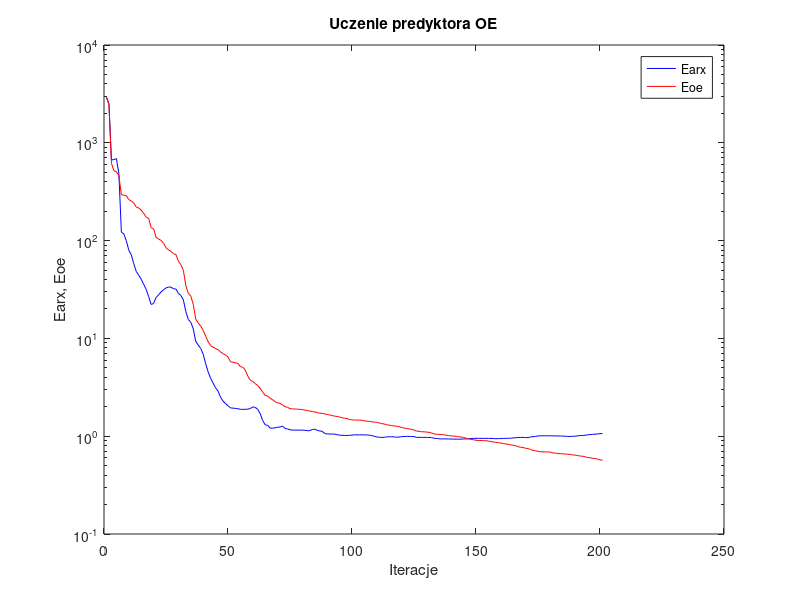
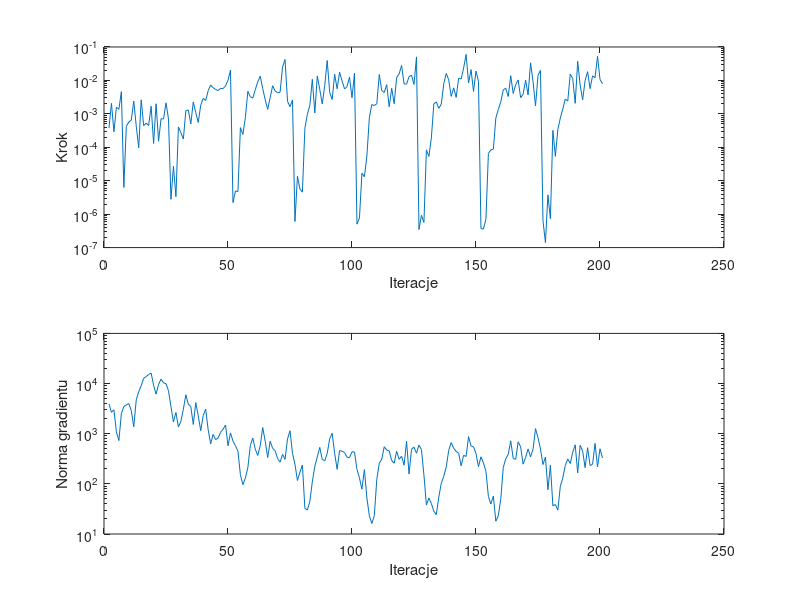

The MATLAB script that drew these images, in order:
%uczenie predyktora oe
clear all;
n=0; farx(n+1)=2.903668e+003; foe(n+1)=2.939811e+003; wspucz(n+1)=0.000000e+000; ng(n+1)=0.000000e+000;
%odnowa zmiennej metryki
n=1; farx(n+1)=2.478675e+003; foe(n+1)=2.483740e+003; krok(n+1)=3.749852e-004; ng(n+1)=3.919226e+003;
n=2; farx(n+1)=6.675003e+002; foe(n+1)=6.157281e+002; krok(n+1)=2.063134e-003; ng(n+1)=2.666175e+003;
n=3; farx(n+1)=6.745644e+002; foe(n+1)=5.162458e+002; krok(n+1)=2.914486e-004; ng(n+1)=2.999004e+003;
n=4; farx(n+1)=6.890297e+002; foe(n+1)=5.044616e+002; krok(n+1)=1.573435e-003; ng(n+1)=1.088354e+003;
n=5; farx(n+1)=4.839719e+002; foe(n+1)=4.622258e+002; krok(n+1)=1.364485e-003; ng(n+1)=7.294761e+002;
n=6; farx(n+1)=1.219647e+002; foe(n+1)=2.935494e+002; krok(n+1)=4.614366e-003; ng(n+1)=2.506556e+003;
n=7; farx(n+1)=1.171311e+002; foe(n+1)=2.925314e+002; krok(n+1)=6.307179e-006; ng(n+1)=3.488720e+003;
n=8; farx(n+1)=9.972528e+001; foe(n+1)=2.866943e+002; krok(n+1)=4.209206e-004; ng(n+1)=3.729480e+003;
n=9; farx(n+1)=7.971627e+001; foe(n+1)=2.626079e+002; krok(n+1)=5.705256e-004; ng(n+1)=4.007449e+003;
n=10; farx(n+1)=7.167341e+001; foe(n+1)=2.545921e+002; krok(n+1)=6.518015e-004; ng(n+1)=2.876370e+003;
n=11; farx(n+1)=5.804269e+001; foe(n+1)=2.423604e+002; krok(n+1)=2.407737e-003; ng(n+1)=1.374504e+003;
n=12; farx(n+1)=4.839833e+001; foe(n+1)=2.204020e+002; krok(n+1)=4.302964e-004; ng(n+1)=4.724218e+003;
n=13; farx(n+1)=4.426318e+001; foe(n+1)=2.152930e+002; krok(n+1)=9.677161e-005; ng(n+1)=6.910005e+003;
n=14; farx(n+1)=4.025422e+001; foe(n+1)=2.048319e+002; krok(n+1)=2.634602e-003; ng(n+1)=9.045849e+003;
n=15; farx(n+1)=3.578139e+001; foe(n+1)=1.896948e+002; krok(n+1)=4.430569e-004; ng(n+1)=1.272372e+004;
n=16; farx(n+1)=3.169550e+001; foe(n+1)=1.738503e+002; krok(n+1)=5.276810e-004; ng(n+1)=1.377815e+004;
n=17; farx(n+1)=2.681264e+001; foe(n+1)=1.687076e+002; krok(n+1)=4.478118e-004; ng(n+1)=1.516760e+004;
n=18; farx(n+1)=2.223864e+001; foe(n+1)=1.351716e+002; krok(n+1)=1.691206e-003; ng(n+1)=1.616940e+004;
n=19; farx(n+1)=2.275462e+001; foe(n+1)=1.324298e+002; krok(n+1)=1.304575e-004; ng(n+1)=9.257567e+003;
n=20; farx(n+1)=2.621721e+001; foe(n+1)=1.080155e+002; krok(n+1)=2.002981e-003; ng(n+1)=6.147062e+003;
n=21; farx(n+1)=2.790501e+001; foe(n+1)=1.040174e+002; krok(n+1)=1.516372e-004; ng(n+1)=9.564838e+003;
n=22; farx(n+1)=2.983545e+001; foe(n+1)=1.004057e+002; krok(n+1)=7.138862e-004; ng(n+1)=1.222514e+004;
n=23; farx(n+1)=3.144417e+001; foe(n+1)=9.381171e+001; krok(n+1)=7.068943e-004; ng(n+1)=1.033736e+004;
n=24; farx(n+1)=3.281266e+001; foe(n+1)=8.448338e+001; krok(n+1)=2.133311e-003; ng(n+1)=9.910457e+003;
n=25; farx(n+1)=3.351637e+001; foe(n+1)=8.039173e+001; krok(n+1)=7.123994e-004; ng(n+1)=7.171985e+003;
%odnowa zmiennej metryki
n=26; farx(n+1)=3.338767e+001; foe(n+1)=7.766977e+001; krok(n+1)=2.775761e-006; ng(n+1)=3.468388e+003;
n=27; farx(n+1)=3.212388e+001; foe(n+1)=7.328157e+001; krok(n+1)=2.700051e-005; ng(n+1)=1.720273e+003;
n=28; farx(n+1)=3.198802e+001; foe(n+1)=7.218444e+001; krok(n+1)=3.338005e-006; ng(n+1)=2.648842e+003;
n=29; farx(n+1)=2.878210e+001; foe(n+1)=6.152062e+001; krok(n+1)=4.060559e-004; ng(n+1)=1.361298e+003;
n=30; farx(n+1)=2.749523e+001; foe(n+1)=5.674531e+001; krok(n+1)=2.732662e-004; ng(n+1)=1.756717e+003;
n=31; farx(n+1)=2.472899e+001; foe(n+1)=4.953732e+001; krok(n+1)=1.764835e-004; ng(n+1)=3.088138e+003;
n=32; farx(n+1)=1.884044e+001; foe(n+1)=3.462817e+001; krok(n+1)=1.250908e-003; ng(n+1)=5.962479e+003;
n=33; farx(n+1)=1.558433e+001; foe(n+1)=2.886255e+001; krok(n+1)=1.302087e-003; ng(n+1)=3.864113e+003;
n=34; farx(n+1)=1.463918e+001; foe(n+1)=2.707754e+001; krok(n+1)=5.011162e-004; ng(n+1)=3.474949e+003;
n=35; farx(n+1)=1.250320e+001; foe(n+1)=2.220153e+001; krok(n+1)=2.281831e-003; ng(n+1)=1.524985e+003;
n=36; farx(n+1)=9.304226e+000; foe(n+1)=1.569140e+001; krok(n+1)=1.093891e-003; ng(n+1)=4.173877e+003;
n=37; farx(n+1)=8.545642e+000; foe(n+1)=1.440215e+001; krok(n+1)=5.524716e-004; ng(n+1)=2.270129e+003;
n=38; farx(n+1)=7.900616e+000; foe(n+1)=1.336451e+001; krok(n+1)=1.812955e-003; ng(n+1)=1.149594e+003;
n=39; farx(n+1)=6.889809e+000; foe(n+1)=1.204048e+001; krok(n+1)=2.900817e-003; ng(n+1)=2.305983e+003;
n=40; farx(n+1)=5.502690e+000; foe(n+1)=1.053814e+001; krok(n+1)=2.511035e-003; ng(n+1)=3.078738e+003;
n=41; farx(n+1)=4.536396e+000; foe(n+1)=9.242255e+000; krok(n+1)=4.915246e-003; ng(n+1)=1.204861e+003;
n=42; farx(n+1)=3.905544e+000; foe(n+1)=8.440192e+000; krok(n+1)=7.321912e-003; ng(n+1)=6.290377e+002;
n=43; farx(n+1)=3.484459e+000; foe(n+1)=8.127974e+000; krok(n+1)=6.099924e-003; ng(n+1)=9.673053e+002;
n=44; farx(n+1)=3.121074e+000; foe(n+1)=7.877229e+000; krok(n+1)=5.346341e-003; ng(n+1)=7.593525e+002;
n=45; farx(n+1)=2.886826e+000; foe(n+1)=7.658883e+000; krok(n+1)=5.000456e-003; ng(n+1)=8.213906e+002;
n=46; farx(n+1)=2.505090e+000; foe(n+1)=7.269733e+000; krok(n+1)=5.770731e-003; ng(n+1)=1.065585e+003;
n=47; farx(n+1)=2.287249e+000; foe(n+1)=6.993394e+000; krok(n+1)=5.711090e-003; ng(n+1)=1.227299e+003;
n=48; farx(n+1)=2.155730e+000; foe(n+1)=6.772008e+000; krok(n+1)=6.819101e-003; ng(n+1)=1.490218e+003;
n=49; farx(n+1)=2.046500e+000; foe(n+1)=6.443040e+000; krok(n+1)=1.012568e-002; ng(n+1)=5.753340e+002;
n=50; farx(n+1)=1.948335e+000; foe(n+1)=5.780057e+000; krok(n+1)=2.025137e-002; ng(n+1)=1.038829e+003;
%odnowa zmiennej metryki
n=51; farx(n+1)=1.936711e+000; foe(n+1)=5.701773e+000; krok(n+1)=2.214136e-006; ng(n+1)=7.121226e+002;
n=52; farx(n+1)=1.924226e+000; foe(n+1)=5.610544e+000; krok(n+1)=4.942298e-006; ng(n+1)=5.761960e+002;
n=53; farx(n+1)=1.909775e+000; foe(n+1)=5.552432e+000; krok(n+1)=4.731502e-006; ng(n+1)=4.503832e+002;
n=54; farx(n+1)=1.880623e+000; foe(n+1)=5.139695e+000; krok(n+1)=3.870231e-004; ng(n+1)=1.523317e+002;
n=55; farx(n+1)=1.881032e+000; foe(n+1)=5.064635e+000; krok(n+1)=2.419195e-004; ng(n+1)=9.605488e+001;
n=56; farx(n+1)=1.884405e+000; foe(n+1)=4.722952e+000; krok(n+1)=7.821151e-004; ng(n+1)=1.305926e+002;
n=57; farx(n+1)=1.890750e+000; foe(n+1)=4.103397e+000; krok(n+1)=4.708571e-003; ng(n+1)=2.101878e+002;
n=58; farx(n+1)=1.917323e+000; foe(n+1)=3.742589e+000; krok(n+1)=3.262529e-003; ng(n+1)=5.853720e+002;
n=59; farx(n+1)=1.992199e+000; foe(n+1)=3.622696e+000; krok(n+1)=2.947309e-003; ng(n+1)=8.186643e+002;
n=60; farx(n+1)=1.968315e+000; foe(n+1)=3.443237e+000; krok(n+1)=5.294040e-003; ng(n+1)=4.907634e+002;
n=61; farx(n+1)=1.881692e+000; foe(n+1)=3.294528e+000; krok(n+1)=9.127324e-003; ng(n+1)=3.681519e+002;
n=62; farx(n+1)=1.696856e+000; foe(n+1)=3.086136e+000; krok(n+1)=1.333847e-002; ng(n+1)=5.772710e+002;
n=63; farx(n+1)=1.445202e+000; foe(n+1)=2.817342e+000; krok(n+1)=5.680993e-003; ng(n+1)=1.324983e+003;
n=64; farx(n+1)=1.307039e+000; foe(n+1)=2.608913e+000; krok(n+1)=2.641497e-003; ng(n+1)=7.087188e+002;
n=65; farx(n+1)=1.290480e+000; foe(n+1)=2.577669e+000; krok(n+1)=1.358387e-003; ng(n+1)=3.339042e+002;
n=66; farx(n+1)=1.208301e+000; foe(n+1)=2.436190e+000; krok(n+1)=3.065383e-003; ng(n+1)=7.092513e+002;
n=67; farx(n+1)=1.208290e+000; foe(n+1)=2.363765e+000; krok(n+1)=6.947618e-003; ng(n+1)=5.101294e+002;
n=68; farx(n+1)=1.218675e+000; foe(n+1)=2.251268e+000; krok(n+1)=4.818429e-003; ng(n+1)=4.600192e+002;
n=69; farx(n+1)=1.237552e+000; foe(n+1)=2.191509e+000; krok(n+1)=4.312903e-003; ng(n+1)=3.203678e+002;
n=70; farx(n+1)=1.237836e+000; foe(n+1)=2.169882e+000; krok(n+1)=4.427789e-003; ng(n+1)=2.705090e+002;
n=71; farx(n+1)=1.270519e+000; foe(n+1)=2.079378e+000; krok(n+1)=2.525939e-002; ng(n+1)=3.885776e+002;
n=72; farx(n+1)=1.200268e+000; foe(n+1)=2.003618e+000; krok(n+1)=4.218186e-002; ng(n+1)=3.081767e+002;
n=73; farx(n+1)=1.187341e+000; foe(n+1)=1.972204e+000; krok(n+1)=2.357114e-003; ng(n+1)=7.884797e+002;
n=74; farx(n+1)=1.164630e+000; foe(n+1)=1.915519e+000; krok(n+1)=1.635770e-003; ng(n+1)=1.150710e+003;
n=75; farx(n+1)=1.153714e+000; foe(n+1)=1.899866e+000; krok(n+1)=2.600344e-003; ng(n+1)=4.072197e+002;
%odnowa zmiennej metryki
n=76; farx(n+1)=1.153619e+000; foe(n+1)=1.897895e+000; krok(n+1)=6.046795e-007; ng(n+1)=2.454215e+002;
n=77; farx(n+1)=1.154433e+000; foe(n+1)=1.889666e+000; krok(n+1)=1.361415e-005; ng(n+1)=1.167220e+002;
n=78; farx(n+1)=1.154149e+000; foe(n+1)=1.882459e+000; krok(n+1)=5.607521e-006; ng(n+1)=1.708804e+002;
n=79; farx(n+1)=1.153095e+000; foe(n+1)=1.869499e+000; krok(n+1)=4.554994e-006; ng(n+1)=2.376017e+002;
n=80; farx(n+1)=1.148238e+000; foe(n+1)=1.853341e+000; krok(n+1)=3.729504e-004; ng(n+1)=3.261307e+001;
n=81; farx(n+1)=1.137765e+000; foe(n+1)=1.821638e+000; krok(n+1)=9.704157e-004; ng(n+1)=3.002431e+001;
n=82; farx(n+1)=1.142530e+000; foe(n+1)=1.812153e+000; krok(n+1)=1.797919e-003; ng(n+1)=4.491020e+001;
n=83; farx(n+1)=1.170277e+000; foe(n+1)=1.783468e+000; krok(n+1)=1.080144e-002; ng(n+1)=1.100938e+002;
n=84; farx(n+1)=1.180099e+000; foe(n+1)=1.772156e+000; krok(n+1)=1.064566e-003; ng(n+1)=2.228837e+002;
n=85; farx(n+1)=1.146516e+000; foe(n+1)=1.741956e+000; krok(n+1)=1.360507e-002; ng(n+1)=3.446398e+002;
n=86; farx(n+1)=1.131753e+000; foe(n+1)=1.717882e+000; krok(n+1)=5.381741e-003; ng(n+1)=5.334478e+002;
n=87; farx(n+1)=1.121375e+000; foe(n+1)=1.712107e+000; krok(n+1)=1.970836e-003; ng(n+1)=3.075452e+002;
n=88; farx(n+1)=1.065268e+000; foe(n+1)=1.691019e+000; krok(n+1)=6.970662e-003; ng(n+1)=2.878594e+002;
n=89; farx(n+1)=1.056117e+000; foe(n+1)=1.666550e+000; krok(n+1)=3.950757e-002; ng(n+1)=4.026119e+002;
n=90; farx(n+1)=1.051921e+000; foe(n+1)=1.648579e+000; krok(n+1)=4.403244e-003; ng(n+1)=7.931915e+002;
n=91; farx(n+1)=1.053356e+000; foe(n+1)=1.626079e+000; krok(n+1)=2.695374e-003; ng(n+1)=1.020031e+003;
n=92; farx(n+1)=1.048676e+000; foe(n+1)=1.604929e+000; krok(n+1)=1.522640e-002; ng(n+1)=4.082367e+002;
n=93; farx(n+1)=1.035324e+000; foe(n+1)=1.591927e+000; krok(n+1)=5.636318e-003; ng(n+1)=1.949130e+002;
n=94; farx(n+1)=1.025580e+000; foe(n+1)=1.569361e+000; krok(n+1)=1.750226e-002; ng(n+1)=4.615235e+002;
n=95; farx(n+1)=1.021390e+000; foe(n+1)=1.546167e+000; krok(n+1)=9.602589e-003; ng(n+1)=4.481451e+002;
n=96; farx(n+1)=1.019082e+000; foe(n+1)=1.526546e+000; krok(n+1)=5.548179e-003; ng(n+1)=4.205156e+002;
n=97; farx(n+1)=1.016778e+000; foe(n+1)=1.515462e+000; krok(n+1)=6.506258e-003; ng(n+1)=3.413459e+002;
n=98; farx(n+1)=1.021356e+000; foe(n+1)=1.480476e+000; krok(n+1)=1.251384e-002; ng(n+1)=3.326327e+002;
n=99; farx(n+1)=1.025982e+000; foe(n+1)=1.469992e+000; krok(n+1)=3.021288e-003; ng(n+1)=4.366295e+002;
n=100; farx(n+1)=1.032282e+000; foe(n+1)=1.462716e+000; krok(n+1)=1.640492e-002; ng(n+1)=4.306390e+002;
%odnowa zmiennej metryki
n=101; farx(n+1)=1.032237e+000; foe(n+1)=1.461686e+000; krok(n+1)=5.027544e-007; ng(n+1)=1.940157e+002;
n=102; farx(n+1)=1.032231e+000; foe(n+1)=1.461036e+000; krok(n+1)=7.699496e-007; ng(n+1)=1.317581e+002;
n=103; farx(n+1)=1.032358e+000; foe(n+1)=1.454994e+000; krok(n+1)=1.684728e-005; ng(n+1)=7.835900e+001;
n=104; farx(n+1)=1.030926e+000; foe(n+1)=1.433234e+000; krok(n+1)=1.308479e-005; ng(n+1)=1.924527e+002;
n=105; farx(n+1)=1.029877e+000; foe(n+1)=1.427215e+000; krok(n+1)=5.493831e-005; ng(n+1)=5.220520e+001;
n=106; farx(n+1)=1.025374e+000; foe(n+1)=1.416712e+000; krok(n+1)=7.821151e-004; ng(n+1)=2.302623e+001;
n=107; farx(n+1)=1.012736e+000; foe(n+1)=1.404439e+000; krok(n+1)=1.892781e-003; ng(n+1)=1.618985e+001;
n=108; farx(n+1)=9.999567e-001; foe(n+1)=1.394716e+000; krok(n+1)=1.774971e-003; ng(n+1)=2.316155e+001;
n=109; farx(n+1)=9.824473e-001; foe(n+1)=1.386648e+000; krok(n+1)=2.005784e-003; ng(n+1)=1.236246e+002;
n=110; farx(n+1)=9.762182e-001; foe(n+1)=1.365376e+000; krok(n+1)=1.503401e-002; ng(n+1)=2.564014e+002;
n=111; farx(n+1)=9.711983e-001; foe(n+1)=1.345453e+000; krok(n+1)=4.960560e-003; ng(n+1)=3.128192e+002;
n=112; farx(n+1)=9.742126e-001; foe(n+1)=1.333537e+000; krok(n+1)=4.352613e-003; ng(n+1)=5.507345e+002;
n=113; farx(n+1)=9.848061e-001; foe(n+1)=1.308505e+000; krok(n+1)=7.479896e-003; ng(n+1)=4.706351e+002;
n=114; farx(n+1)=9.871568e-001; foe(n+1)=1.297891e+000; krok(n+1)=1.626565e-003; ng(n+1)=4.562361e+002;
n=115; farx(n+1)=9.867982e-001; foe(n+1)=1.280604e+000; krok(n+1)=5.829338e-003; ng(n+1)=2.916611e+002;
n=116; farx(n+1)=9.843031e-001; foe(n+1)=1.275755e+000; krok(n+1)=2.007255e-003; ng(n+1)=2.578548e+002;
n=117; farx(n+1)=9.756086e-001; foe(n+1)=1.263252e+000; krok(n+1)=1.220118e-002; ng(n+1)=4.460339e+002;
n=118; farx(n+1)=9.813178e-001; foe(n+1)=1.251436e+000; krok(n+1)=1.567500e-002; ng(n+1)=3.091679e+002;
n=119; farx(n+1)=9.910485e-001; foe(n+1)=1.228545e+000; krok(n+1)=2.799347e-002; ng(n+1)=3.557898e+002;
n=120; farx(n+1)=9.917131e-001; foe(n+1)=1.210872e+000; krok(n+1)=7.837498e-003; ng(n+1)=2.360036e+002;
n=121; farx(n+1)=9.963307e-001; foe(n+1)=1.200071e+000; krok(n+1)=7.757671e-003; ng(n+1)=7.066063e+002;
n=122; farx(n+1)=9.959722e-001; foe(n+1)=1.188531e+000; krok(n+1)=1.296098e-002; ng(n+1)=1.566239e+002;
n=123; farx(n+1)=9.932720e-001; foe(n+1)=1.172251e+000; krok(n+1)=1.433719e-002; ng(n+1)=4.910397e+002;
n=124; farx(n+1)=9.918893e-001; foe(n+1)=1.160991e+000; krok(n+1)=7.585473e-003; ng(n+1)=5.390004e+002;
n=125; farx(n+1)=9.729410e-001; foe(n+1)=1.128160e+000; krok(n+1)=5.055608e-002; ng(n+1)=4.075322e+002;
%odnowa zmiennej metryki
n=126; farx(n+1)=9.728371e-001; foe(n+1)=1.121815e+000; krok(n+1)=3.479426e-007; ng(n+1)=5.941234e+002;
n=127; farx(n+1)=9.723811e-001; foe(n+1)=1.110611e+000; krok(n+1)=9.226703e-007; ng(n+1)=4.831711e+002;
n=128; farx(n+1)=9.723544e-001; foe(n+1)=1.109970e+000; krok(n+1)=5.675780e-007; ng(n+1)=1.508729e+002;
n=129; farx(n+1)=9.719500e-001; foe(n+1)=1.101931e+000; krok(n+1)=8.368590e-005; ng(n+1)=3.770023e+001;
n=130; farx(n+1)=9.713549e-001; foe(n+1)=1.096274e+000; krok(n+1)=5.312685e-005; ng(n+1)=5.241841e+001;
n=131; farx(n+1)=9.685601e-001; foe(n+1)=1.082527e+000; krok(n+1)=1.915864e-004; ng(n+1)=4.051979e+001;
n=132; farx(n+1)=9.548138e-001; foe(n+1)=1.054254e+000; krok(n+1)=2.007255e-003; ng(n+1)=2.840979e+001;
n=133; farx(n+1)=9.473307e-001; foe(n+1)=1.047421e+000; krok(n+1)=2.267275e-003; ng(n+1)=2.444348e+001;
n=134; farx(n+1)=9.435687e-001; foe(n+1)=1.043759e+000; krok(n+1)=1.460933e-003; ng(n+1)=5.499668e+001;
n=135; farx(n+1)=9.370647e-001; foe(n+1)=1.040223e+000; krok(n+1)=1.965086e-003; ng(n+1)=1.021106e+002;
n=136; farx(n+1)=9.394570e-001; foe(n+1)=1.033687e+000; krok(n+1)=8.009570e-003; ng(n+1)=1.414915e+002;
n=137; farx(n+1)=9.380866e-001; foe(n+1)=1.025049e+000; krok(n+1)=1.617035e-002; ng(n+1)=2.171395e+002;
n=138; farx(n+1)=9.369689e-001; foe(n+1)=1.014395e+000; krok(n+1)=1.042882e-002; ng(n+1)=4.658198e+002;
n=139; farx(n+1)=9.354251e-001; foe(n+1)=1.008062e+000; krok(n+1)=3.334617e-003; ng(n+1)=6.665076e+002;
n=140; farx(n+1)=9.338226e-001; foe(n+1)=1.000783e+000; krok(n+1)=5.999763e-003; ng(n+1)=5.125385e+002;
n=141; farx(n+1)=9.331514e-001; foe(n+1)=9.953507e-001; krok(n+1)=3.096185e-003; ng(n+1)=4.435844e+002;
n=142; farx(n+1)=9.326695e-001; foe(n+1)=9.850261e-001; krok(n+1)=1.175883e-002; ng(n+1)=4.068305e+002;
n=143; farx(n+1)=9.332473e-001; foe(n+1)=9.817995e-001; krok(n+1)=1.097075e-002; ng(n+1)=2.290243e+002;
n=144; farx(n+1)=9.372288e-001; foe(n+1)=9.704702e-001; krok(n+1)=2.331735e-002; ng(n+1)=3.713984e+002;
n=145; farx(n+1)=9.393337e-001; foe(n+1)=9.521366e-001; krok(n+1)=5.983917e-002; ng(n+1)=3.510172e+002;
n=146; farx(n+1)=9.398162e-001; foe(n+1)=9.403288e-001; krok(n+1)=8.483440e-003; ng(n+1)=8.738473e+002;
n=147; farx(n+1)=9.467902e-001; foe(n+1)=9.282041e-001; krok(n+1)=2.107682e-002; ng(n+1)=5.679444e+002;
n=148; farx(n+1)=9.499388e-001; foe(n+1)=9.195883e-001; krok(n+1)=4.687327e-003; ng(n+1)=5.482130e+002;
n=149; farx(n+1)=9.509085e-001; foe(n+1)=9.083483e-001; krok(n+1)=1.899071e-002; ng(n+1)=4.023474e+002;
n=150; farx(n+1)=9.507952e-001; foe(n+1)=9.048512e-001; krok(n+1)=9.307204e-003; ng(n+1)=2.207771e+002;
%odnowa zmiennej metryki
n=151; farx(n+1)=9.507462e-001; foe(n+1)=9.026858e-001; krok(n+1)=3.698801e-007; ng(n+1)=3.463684e+002;
n=152; farx(n+1)=9.506582e-001; foe(n+1)=9.012267e-001; krok(n+1)=3.595675e-007; ng(n+1)=2.606570e+002;
n=153; farx(n+1)=9.505822e-001; foe(n+1)=9.001445e-001; krok(n+1)=7.142926e-007; ng(n+1)=1.792878e+002;
n=154; farx(n+1)=9.496877e-001; foe(n+1)=8.899602e-001; krok(n+1)=6.574850e-005; ng(n+1)=5.583668e+001;
n=155; farx(n+1)=9.487839e-001; foe(n+1)=8.852555e-001; krok(n+1)=8.368590e-005; ng(n+1)=3.966835e+001;
n=156; farx(n+1)=9.457361e-001; foe(n+1)=8.714863e-001; krok(n+1)=8.808370e-005; ng(n+1)=5.718108e+001;
n=157; farx(n+1)=9.441762e-001; foe(n+1)=8.659877e-001; krok(n+1)=7.557764e-004; ng(n+1)=1.797496e+001;
n=158; farx(n+1)=9.440778e-001; foe(n+1)=8.574263e-001; krok(n+1)=1.361446e-003; ng(n+1)=2.324756e+001;
n=159; farx(n+1)=9.466578e-001; foe(n+1)=8.519111e-001; krok(n+1)=2.289488e-003; ng(n+1)=5.073374e+001;
n=160; farx(n+1)=9.503152e-001; foe(n+1)=8.396971e-001; krok(n+1)=5.241643e-003; ng(n+1)=2.127539e+002;
n=161; farx(n+1)=9.507818e-001; foe(n+1)=8.327849e-001; krok(n+1)=5.829556e-003; ng(n+1)=3.169730e+002;
n=162; farx(n+1)=9.518302e-001; foe(n+1)=8.285041e-001; krok(n+1)=3.303815e-003; ng(n+1)=3.864935e+002;
n=163; farx(n+1)=9.537723e-001; foe(n+1)=8.150708e-001; krok(n+1)=1.384117e-002; ng(n+1)=7.210689e+002;
n=164; farx(n+1)=9.602320e-001; foe(n+1)=8.088319e-001; krok(n+1)=4.064431e-003; ng(n+1)=3.215451e+002;
n=165; farx(n+1)=9.651222e-001; foe(n+1)=7.989135e-001; krok(n+1)=7.431661e-003; ng(n+1)=3.080439e+002;
n=166; farx(n+1)=9.708403e-001; foe(n+1)=7.816225e-001; krok(n+1)=1.033570e-002; ng(n+1)=6.899834e+002;
n=167; farx(n+1)=9.723700e-001; foe(n+1)=7.696110e-001; krok(n+1)=3.040595e-003; ng(n+1)=5.468318e+002;
n=168; farx(n+1)=9.723871e-001; foe(n+1)=7.659783e-001; krok(n+1)=3.880097e-003; ng(n+1)=2.470026e+002;
n=169; farx(n+1)=9.679063e-001; foe(n+1)=7.528959e-001; krok(n+1)=1.017451e-002; ng(n+1)=3.361427e+002;
n=170; farx(n+1)=9.687084e-001; foe(n+1)=7.488285e-001; krok(n+1)=3.683227e-003; ng(n+1)=4.972167e+002;
n=171; farx(n+1)=9.811117e-001; foe(n+1)=7.284056e-001; krok(n+1)=3.369650e-002; ng(n+1)=3.461581e+002;
n=172; farx(n+1)=9.897294e-001; foe(n+1)=7.189751e-001; krok(n+1)=9.240905e-003; ng(n+1)=4.905862e+002;
n=173; farx(n+1)=9.954848e-001; foe(n+1)=7.091473e-001; krok(n+1)=1.730220e-003; ng(n+1)=1.261107e+003;
n=174; farx(n+1)=1.006374e+000; foe(n+1)=7.000040e-001; krok(n+1)=1.394089e-002; ng(n+1)=8.356438e+002;
n=175; farx(n+1)=1.009980e+000; foe(n+1)=6.933730e-001; krok(n+1)=2.008899e-002; ng(n+1)=4.951653e+002;
%odnowa zmiennej metryki
n=176; farx(n+1)=1.010016e+000; foe(n+1)=6.915746e-001; krok(n+1)=6.366679e-007; ng(n+1)=2.426321e+002;
n=177; farx(n+1)=1.010025e+000; foe(n+1)=6.908056e-001; krok(n+1)=1.416034e-007; ng(n+1)=3.416092e+002;
n=178; farx(n+1)=1.009985e+000; foe(n+1)=6.898104e-001; krok(n+1)=3.767702e-006; ng(n+1)=7.638153e+001;
n=179; farx(n+1)=1.009881e+000; foe(n+1)=6.877794e-001; krok(n+1)=7.292997e-007; ng(n+1)=2.358565e+002;
n=180; farx(n+1)=1.007742e+000; foe(n+1)=6.740524e-001; krok(n+1)=3.202134e-004; ng(n+1)=3.635628e+001;
n=181; farx(n+1)=1.007331e+000; foe(n+1)=6.716152e-001; krok(n+1)=5.354731e-005; ng(n+1)=3.889773e+001;
n=182; farx(n+1)=1.006120e+000; foe(n+1)=6.647230e-001; krok(n+1)=3.423805e-004; ng(n+1)=2.988416e+001;
n=183; farx(n+1)=1.005914e+000; foe(n+1)=6.625181e-001; krok(n+1)=7.496833e-004; ng(n+1)=8.957933e+001;
n=184; farx(n+1)=1.003799e+000; foe(n+1)=6.602983e-001; krok(n+1)=1.389400e-003; ng(n+1)=1.307936e+002;
n=185; farx(n+1)=9.987884e-001; foe(n+1)=6.572530e-001; krok(n+1)=2.778799e-003; ng(n+1)=2.326994e+002;
n=186; farx(n+1)=9.953402e-001; foe(n+1)=6.543281e-001; krok(n+1)=2.396053e-003; ng(n+1)=3.139633e+002;
n=187; farx(n+1)=9.931922e-001; foe(n+1)=6.513311e-001; krok(n+1)=1.556168e-002; ng(n+1)=2.543244e+002;
n=188; farx(n+1)=9.986932e-001; foe(n+1)=6.429560e-001; krok(n+1)=1.142218e-002; ng(n+1)=4.268171e+002;
n=189; farx(n+1)=9.995034e-001; foe(n+1)=6.411869e-001; krok(n+1)=2.063028e-003; ng(n+1)=5.995201e+002;
n=190; farx(n+1)=1.009306e+000; foe(n+1)=6.337062e-001; krok(n+1)=3.737824e-002; ng(n+1)=1.653594e+002;
n=191; farx(n+1)=1.015463e+000; foe(n+1)=6.267682e-001; krok(n+1)=7.251821e-003; ng(n+1)=5.881387e+002;
n=192; farx(n+1)=1.017762e+000; foe(n+1)=6.239152e-001; krok(n+1)=2.634602e-003; ng(n+1)=4.482773e+002;
n=193; farx(n+1)=1.021495e+000; foe(n+1)=6.166836e-001; krok(n+1)=1.004449e-002; ng(n+1)=2.100435e+002;
n=194; farx(n+1)=1.034660e+000; foe(n+1)=6.049000e-001; krok(n+1)=1.825465e-002; ng(n+1)=5.256359e+002;
n=195; farx(n+1)=1.037571e+000; foe(n+1)=6.025509e-001; krok(n+1)=5.680993e-003; ng(n+1)=2.321478e+002;
n=196; farx(n+1)=1.044763e+000; foe(n+1)=5.949557e-001; krok(n+1)=1.366429e-002; ng(n+1)=2.453706e+002;
n=197; farx(n+1)=1.048683e+000; foe(n+1)=5.909294e-001; krok(n+1)=1.208515e-002; ng(n+1)=6.412039e+002;
n=198; farx(n+1)=1.054183e+000; foe(n+1)=5.836060e-001; krok(n+1)=5.266571e-002; ng(n+1)=2.167208e+002;
n=199; farx(n+1)=1.062406e+000; foe(n+1)=5.708403e-001; krok(n+1)=1.076348e-002; ng(n+1)=5.000895e+002;
n=200; farx(n+1)=1.063477e+000; foe(n+1)=5.697486e-001; krok(n+1)=7.932207e-003; ng(n+1)=3.280589e+002;

figure; semilogy(farx,'b'); hold on; semilogy(foe,'r'); xlabel('Iteracje'); ylabel('Earx, Eoe'); legend('Earx','Eoe'); title('Uczenie predyktora OE');
figure; subplot(2,1,1); semilogy(krok); xlabel('Iteracje'); ylabel('Krok');
subplot(2,1,2); semilogy(ng); xlabel('Iteracje'); ylabel('Norma gradientu');
Earx=farx(n+1)
Eoe=foe(n+1)
